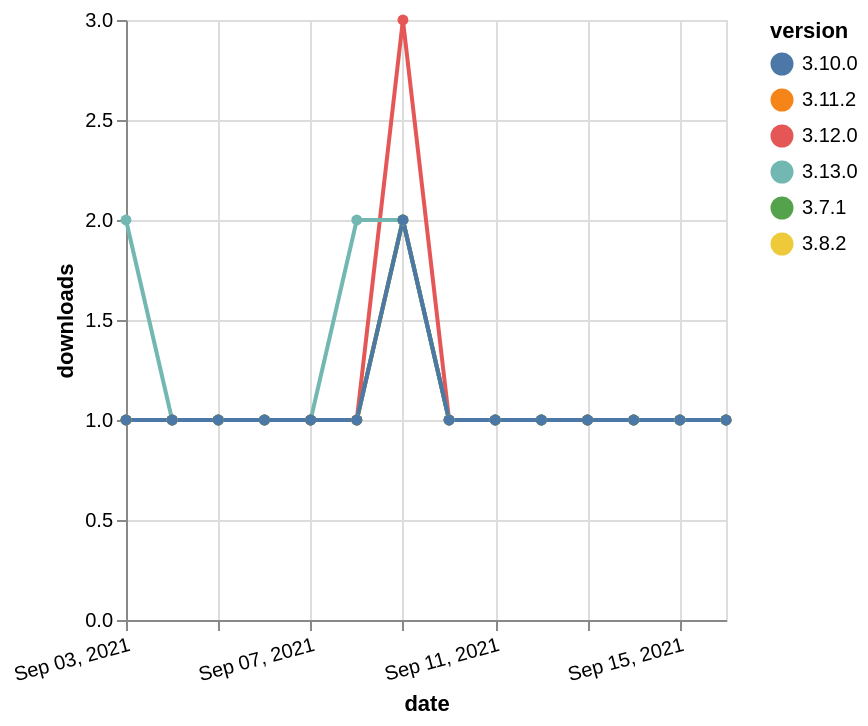

Vega-Lite specification for this chart:
### Vega-Lite specification from a JSON file in a GitHub repository (floating-point values rounded to 4 significant figures)
{"$schema": "https://vega.github.io/schema/vega-lite/v5.json", "description": "A simple bar chart with embedded data.", "data": {"values": [{"date": "2021-09-03", "total": 146, "delta": 1, "version": "3.11.2"}, {"date": "2021-09-04", "total": 147, "delta": 1, "version": "3.11.2"}, {"date": "2021-09-05", "total": 148, "delta": 1, "version": "3.11.2"}, {"date": "2021-09-06", "total": 149, "delta": 1, "version": "3.11.2"}, {"date": "2021-09-07", "total": 150, "delta": 1, "version": "3.11.2"}, {"date": "2021-09-08", "total": 151, "delta": 1, "version": "3.11.2"}, {"date": "2021-09-09", "total": 153, "delta": 2, "version": "3.11.2"}, {"date": "2021-09-10", "total": 154, "delta": 1, "version": "3.11.2"}, {"date": "2021-09-11", "total": 155, "delta": 1, "version": "3.11.2"}, {"date": "2021-09-12", "total": 156, "delta": 1, "version": "3.11.2"}, {"date": "2021-09-13", "total": 157, "delta": 1, "version": "3.11.2"}, {"date": "2021-09-14", "total": 158, "delta": 1, "version": "3.11.2"}, {"date": "2021-09-15", "total": 159, "delta": 1, "version": "3.11.2"}, {"date": "2021-09-16", "total": 160, "delta": 1, "version": "3.11.2"}, {"date": "2021-09-03", "total": 169, "delta": 1, "version": "3.8.2"}, {"date": "2021-09-04", "total": 170, "delta": 1, "version": "3.8.2"}, {"date": "2021-09-05", "total": 171, "delta": 1, "version": "3.8.2"}, {"date": "2021-09-06", "total": 172, "delta": 1, "version": "3.8.2"}, {"date": "2021-09-07", "total": 173, "delta": 1, "version": "3.8.2"}, {"date": "2021-09-08", "total": 174, "delta": 1, "version": "3.8.2"}, {"date": "2021-09-09", "total": 176, "delta": 2, "version": "3.8.2"}, {"date": "2021-09-10", "total": 177, "delta": 1, "version": "3.8.2"}, {"date": "2021-09-11", "total": 178, "delta": 1, "version": "3.8.2"}, {"date": "2021-09-12", "total": 179, "delta": 1, "version": "3.8.2"}, {"date": "2021-09-13", "total": 180, "delta": 1, "version": "3.8.2"}, {"date": "2021-09-14", "total": 181, "delta": 1, "version": "3.8.2"}, {"date": "2021-09-15", "total": 182, "delta": 1, "version": "3.8.2"}, {"date": "2021-09-16", "total": 183, "delta": 1, "version": "3.8.2"}, {"date": "2021-09-03", "total": 158, "delta": 1, "version": "3.12.0"}, {"date": "2021-09-04", "total": 159, "delta": 1, "version": "3.12.0"}, {"date": "2021-09-05", "total": 160, "delta": 1, "version": "3.12.0"}, {"date": "2021-09-06", "total": 161, "delta": 1, "version": "3.12.0"}, {"date": "2021-09-07", "total": 162, "delta": 1, "version": "3.12.0"}, {"date": "2021-09-08", "total": 163, "delta": 1, "version": "3.12.0"}, {"date": "2021-09-09", "total": 166, "delta": 3, "version": "3.12.0"}, {"date": "2021-09-10", "total": 167, "delta": 1, "version": "3.12.0"}, {"date": "2021-09-11", "total": 168, "delta": 1, "version": "3.12.0"}, {"date": "2021-09-12", "total": 169, "delta": 1, "version": "3.12.0"}, {"date": "2021-09-13", "total": 170, "delta": 1, "version": "3.12.0"}, {"date": "2021-09-14", "total": 171, "delta": 1, "version": "3.12.0"}, {"date": "2021-09-15", "total": 172, "delta": 1, "version": "3.12.0"}, {"date": "2021-09-16", "total": 173, "delta": 1, "version": "3.12.0"}, {"date": "2021-09-03", "total": 116, "delta": 2, "version": "3.13.0"}, {"date": "2021-09-04", "total": 117, "delta": 1, "version": "3.13.0"}, {"date": "2021-09-05", "total": 118, "delta": 1, "version": "3.13.0"}, {"date": "2021-09-06", "total": 119, "delta": 1, "version": "3.13.0"}, {"date": "2021-09-07", "total": 120, "delta": 1, "version": "3.13.0"}, {"date": "2021-09-08", "total": 122, "delta": 2, "version": "3.13.0"}, {"date": "2021-09-09", "total": 124, "delta": 2, "version": "3.13.0"}, {"date": "2021-09-10", "total": 125, "delta": 1, "version": "3.13.0"}, {"date": "2021-09-11", "total": 126, "delta": 1, "version": "3.13.0"}, {"date": "2021-09-12", "total": 127, "delta": 1, "version": "3.13.0"}, {"date": "2021-09-13", "total": 128, "delta": 1, "version": "3.13.0"}, {"date": "2021-09-14", "total": 129, "delta": 1, "version": "3.13.0"}, {"date": "2021-09-15", "total": 130, "delta": 1, "version": "3.13.0"}, {"date": "2021-09-16", "total": 131, "delta": 1, "version": "3.13.0"}, {"date": "2021-09-03", "total": 218, "delta": 1, "version": "3.7.1"}, {"date": "2021-09-04", "total": 219, "delta": 1, "version": "3.7.1"}, {"date": "2021-09-05", "total": 220, "delta": 1, "version": "3.7.1"}, {"date": "2021-09-06", "total": 221, "delta": 1, "version": "3.7.1"}, {"date": "2021-09-07", "total": 222, "delta": 1, "version": "3.7.1"}, {"date": "2021-09-08", "total": 223, "delta": 1, "version": "3.7.1"}, {"date": "2021-09-09", "total": 225, "delta": 2, "version": "3.7.1"}, {"date": "2021-09-10", "total": 226, "delta": 1, "version": "3.7.1"}, {"date": "2021-09-11", "total": 227, "delta": 1, "version": "3.7.1"}, {"date": "2021-09-12", "total": 228, "delta": 1, "version": "3.7.1"}, {"date": "2021-09-13", "total": 229, "delta": 1, "version": "3.7.1"}, {"date": "2021-09-14", "total": 230, "delta": 1, "version": "3.7.1"}, {"date": "2021-09-15", "total": 231, "delta": 1, "version": "3.7.1"}, {"date": "2021-09-16", "total": 232, "delta": 1, "version": "3.7.1"}, {"date": "2021-09-03", "total": 167, "delta": 1, "version": "3.10.0"}, {"date": "2021-09-04", "total": 168, "delta": 1, "version": "3.10.0"}, {"date": "2021-09-05", "total": 169, "delta": 1, "version": "3.10.0"}, {"date": "2021-09-06", "total": 170, "delta": 1, "version": "3.10.0"}, {"date": "2021-09-07", "total": 171, "delta": 1, "version": "3.10.0"}, {"date": "2021-09-08", "total": 172, "delta": 1, "version": "3.10.0"}, {"date": "2021-09-09", "total": 174, "delta": 2, "version": "3.10.0"}, {"date": "2021-09-10", "total": 175, "delta": 1, "version": "3.10.0"}, {"date": "2021-09-11", "total": 176, "delta": 1, "version": "3.10.0"}, {"date": "2021-09-12", "total": 177, "delta": 1, "version": "3.10.0"}, {"date": "2021-09-13", "total": 178, "delta": 1, "version": "3.10.0"}, {"date": "2021-09-14", "total": 179, "delta": 1, "version": "3.10.0"}, {"date": "2021-09-15", "total": 180, "delta": 1, "version": "3.10.0"}, {"date": "2021-09-16", "total": 181, "delta": 1, "version": "3.10.0"}]}, "width": "container", "mark": {"type": "line", "point": {"filled": true}}, "encoding": {"x": {"field": "date", "type": "temporal", "timeUnit": "yearmonthdate", "title": "date", "axis": {"labelAngle": -15}}, "y": {"field": "delta", "type": "quantitative", "title": "downloads"}, "color": {"field": "version", "type": "nominal"}, "tooltip": {"field": "delta"}}}
